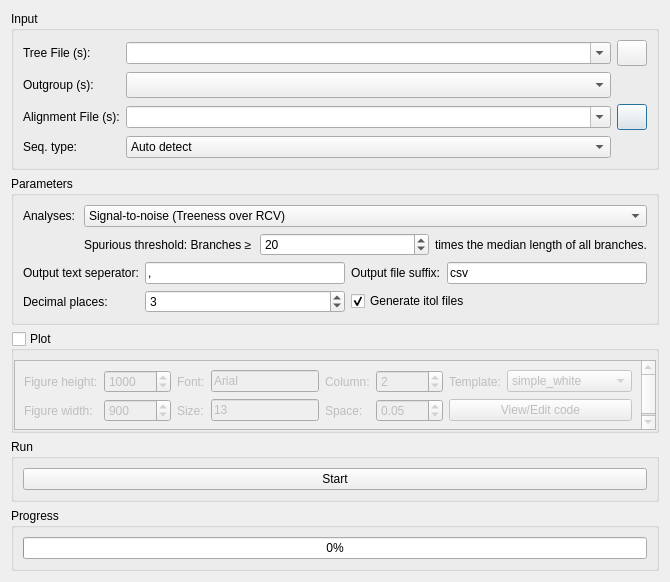
<?xml version="1.0" encoding="UTF-8"?>
<ui version="4.0">
 <class>TreeSuite</class>
 <widget class="QDialog" name="TreeSuite">
  <property name="geometry">
   <rect>
    <x>0</x>
    <y>0</y>
    <width>670</width>
    <height>512</height>
   </rect>
  </property>
  <property name="windowTitle">
   <string>TreeSuite</string>
  </property>
  <layout class="QVBoxLayout" name="verticalLayout">
   <item>
    <widget class="QGroupBox" name="groupBox_4">
     <property name="title">
      <string>Input</string>
     </property>
     <layout class="QGridLayout" name="gridLayout">
      <item row="2" column="2">
       <widget class="QPushButton" name="pushButton_3">
        <property name="sizePolicy">
         <sizepolicy hsizetype="Fixed" vsizetype="Fixed">
          <horstretch>0</horstretch>
          <verstretch>0</verstretch>
         </sizepolicy>
        </property>
        <property name="minimumSize">
         <size>
          <width>30</width>
          <height>26</height>
         </size>
        </property>
        <property name="maximumSize">
         <size>
          <width>30</width>
          <height>26</height>
         </size>
        </property>
        <property name="styleSheet">
         <string notr="true"/>
        </property>
        <property name="text">
         <string/>
        </property>
       </widget>
      </item>
      <item row="1" column="1">
       <widget class="CheckableComboBox" name="comboBox_10">
        <property name="sizePolicy">
         <sizepolicy hsizetype="Expanding" vsizetype="Fixed">
          <horstretch>0</horstretch>
          <verstretch>0</verstretch>
         </sizepolicy>
        </property>
        <property name="minimumSize">
         <size>
          <width>95</width>
          <height>26</height>
         </size>
        </property>
       </widget>
      </item>
      <item row="0" column="0">
       <widget class="QLabel" name="label_8">
        <property name="text">
         <string>Tree File (s):</string>
        </property>
       </widget>
      </item>
      <item row="0" column="1">
       <widget class="ListQCombobox" name="comboBox_6">
        <property name="sizePolicy">
         <sizepolicy hsizetype="Expanding" vsizetype="Fixed">
          <horstretch>0</horstretch>
          <verstretch>0</verstretch>
         </sizepolicy>
        </property>
        <property name="acceptDrops">
         <bool>true</bool>
        </property>
        <property name="editable">
         <bool>true</bool>
        </property>
        <property name="sizeAdjustPolicy">
         <enum>QComboBox::AdjustToMinimumContentsLength</enum>
        </property>
       </widget>
      </item>
      <item row="3" column="0">
       <widget class="QLabel" name="label_18">
        <property name="text">
         <string>Seq. type:</string>
        </property>
       </widget>
      </item>
      <item row="3" column="1">
       <widget class="QComboBox" name="comboBox_4">
        <property name="sizePolicy">
         <sizepolicy hsizetype="Expanding" vsizetype="Fixed">
          <horstretch>0</horstretch>
          <verstretch>0</verstretch>
         </sizepolicy>
        </property>
        <item>
         <property name="text">
          <string>Auto detect</string>
         </property>
        </item>
        <item>
         <property name="text">
          <string>Nucleotide</string>
         </property>
        </item>
        <item>
         <property name="text">
          <string>Amino acid</string>
         </property>
        </item>
       </widget>
      </item>
      <item row="1" column="0">
       <widget class="QLabel" name="label_3">
        <property name="text">
         <string>Outgroup (s):</string>
        </property>
       </widget>
      </item>
      <item row="0" column="2">
       <widget class="QPushButton" name="pushButton_4">
        <property name="sizePolicy">
         <sizepolicy hsizetype="Fixed" vsizetype="Fixed">
          <horstretch>0</horstretch>
          <verstretch>0</verstretch>
         </sizepolicy>
        </property>
        <property name="minimumSize">
         <size>
          <width>30</width>
          <height>26</height>
         </size>
        </property>
        <property name="maximumSize">
         <size>
          <width>30</width>
          <height>26</height>
         </size>
        </property>
        <property name="styleSheet">
         <string notr="true"/>
        </property>
        <property name="text">
         <string/>
        </property>
       </widget>
      </item>
      <item row="2" column="1">
       <widget class="ListQCombobox" name="comboBox_5">
        <property name="sizePolicy">
         <sizepolicy hsizetype="Expanding" vsizetype="Fixed">
          <horstretch>0</horstretch>
          <verstretch>0</verstretch>
         </sizepolicy>
        </property>
        <property name="acceptDrops">
         <bool>true</bool>
        </property>
        <property name="editable">
         <bool>true</bool>
        </property>
        <property name="sizeAdjustPolicy">
         <enum>QComboBox::AdjustToMinimumContentsLength</enum>
        </property>
       </widget>
      </item>
      <item row="2" column="0">
       <widget class="QLabel" name="label_5">
        <property name="text">
         <string>Alignment File (s):</string>
        </property>
       </widget>
      </item>
     </layout>
    </widget>
   </item>
   <item>
    <widget class="QGroupBox" name="groupBox">
     <property name="title">
      <string>Parameters</string>
     </property>
     <layout class="QGridLayout" name="gridLayout_2">
      <item row="0" column="0">
       <widget class="QLabel" name="label">
        <property name="text">
         <string>Analyses:</string>
        </property>
       </widget>
      </item>
      <item row="1" column="1" colspan="4">
       <layout class="QHBoxLayout" name="horizontalLayout">
        <item>
         <widget class="QLabel" name="label_4">
          <property name="text">
           <string>Spurious threshold: Branches ≥</string>
          </property>
         </widget>
        </item>
        <item>
         <widget class="QSpinBox" name="spinBox">
          <property name="maximum">
           <number>99999</number>
          </property>
          <property name="value">
           <number>20</number>
          </property>
         </widget>
        </item>
        <item>
         <widget class="QLabel" name="label_15">
          <property name="text">
           <string>times the median length of all branches.</string>
          </property>
         </widget>
        </item>
       </layout>
      </item>
      <item row="2" column="0" colspan="2">
       <widget class="QLabel" name="label_2">
        <property name="text">
         <string>Output text seperator:</string>
        </property>
       </widget>
      </item>
      <item row="2" column="2">
       <widget class="QLineEdit" name="lineEdit">
        <property name="text">
         <string>,</string>
        </property>
       </widget>
      </item>
      <item row="2" column="3">
       <widget class="QLabel" name="label_19">
        <property name="text">
         <string>Output file suffix:</string>
        </property>
       </widget>
      </item>
      <item row="2" column="4">
       <widget class="QLineEdit" name="lineEdit_2">
        <property name="text">
         <string>csv</string>
        </property>
       </widget>
      </item>
      <item row="3" column="0" colspan="2">
       <widget class="QLabel" name="label_6">
        <property name="text">
         <string>Decimal places:</string>
        </property>
       </widget>
      </item>
      <item row="3" column="2">
       <widget class="QSpinBox" name="spinBox_2">
        <property name="maximum">
         <number>999999</number>
        </property>
        <property name="value">
         <number>3</number>
        </property>
       </widget>
      </item>
      <item row="3" column="3" colspan="2">
       <widget class="QCheckBox" name="checkBox">
        <property name="layoutDirection">
         <enum>Qt::LeftToRight</enum>
        </property>
        <property name="text">
         <string>Generate itol files</string>
        </property>
        <property name="checked">
         <bool>true</bool>
        </property>
       </widget>
      </item>
      <item row="0" column="1" colspan="4">
       <widget class="QComboBox" name="comboBox">
        <property name="sizePolicy">
         <sizepolicy hsizetype="Expanding" vsizetype="Fixed">
          <horstretch>0</horstretch>
          <verstretch>0</verstretch>
         </sizepolicy>
        </property>
        <item>
         <property name="text">
          <string>Signal-to-noise (Treeness over RCV)</string>
         </property>
        </item>
        <item>
         <property name="text">
          <string>Treeness</string>
         </property>
        </item>
        <item>
         <property name="text">
          <string>Root-to-tip branch length</string>
         </property>
        </item>
        <item>
         <property name="text">
          <string>RCV (Relative composition variability)</string>
         </property>
        </item>
        <item>
         <property name="text">
          <string>Long branch score</string>
         </property>
        </item>
        <item>
         <property name="text">
          <string>Spurious species identification</string>
         </property>
        </item>
        <item>
         <property name="text">
          <string>Saturation</string>
         </property>
        </item>
        <item>
         <property name="text">
          <string>Evolutionary rate</string>
         </property>
        </item>
        <item>
         <property name="text">
          <string>Pairwise patristic distance (branch length)</string>
         </property>
        </item>
        <item>
         <property name="text">
          <string>Unroot tree</string>
         </property>
        </item>
        <item>
         <property name="text">
          <string>Resolve polytomy</string>
         </property>
        </item>
       </widget>
      </item>
     </layout>
    </widget>
   </item>
   <item>
    <widget class="QGroupBox" name="groupBox_plot">
     <property name="title">
      <string>Plot</string>
     </property>
     <property name="checkable">
      <bool>true</bool>
     </property>
     <property name="checked">
      <bool>false</bool>
     </property>
     <layout class="QGridLayout" name="gridLayout_3">
      <property name="leftMargin">
       <number>0</number>
      </property>
      <property name="topMargin">
       <number>9</number>
      </property>
      <property name="rightMargin">
       <number>0</number>
      </property>
      <property name="bottomMargin">
       <number>0</number>
      </property>
      <property name="spacing">
       <number>0</number>
      </property>
      <item row="0" column="0">
       <widget class="QScrollArea" name="scrollArea">
        <property name="widgetResizable">
         <bool>true</bool>
        </property>
        <widget class="QWidget" name="scrollAreaWidgetContents">
         <property name="geometry">
          <rect>
           <x>0</x>
           <y>0</y>
           <width>635</width>
           <height>66</height>
          </rect>
         </property>
         <layout class="QGridLayout" name="gridLayout_4">
          <item row="0" column="0">
           <widget class="QLabel" name="label_22">
            <property name="text">
             <string>Figure height:</string>
            </property>
           </widget>
          </item>
          <item row="0" column="1">
           <widget class="QSpinBox" name="spinBox_7">
            <property name="sizePolicy">
             <sizepolicy hsizetype="Preferred" vsizetype="Fixed">
              <horstretch>0</horstretch>
              <verstretch>0</verstretch>
             </sizepolicy>
            </property>
            <property name="minimum">
             <number>1</number>
            </property>
            <property name="maximum">
             <number>999999999</number>
            </property>
            <property name="singleStep">
             <number>10</number>
            </property>
            <property name="value">
             <number>1000</number>
            </property>
           </widget>
          </item>
          <item row="0" column="2">
           <widget class="QLabel" name="label_20">
            <property name="text">
             <string>Font:</string>
            </property>
           </widget>
          </item>
          <item row="0" column="3">
           <widget class="ComLineEdit" name="lineEdit_3">
            <property name="sizePolicy">
             <sizepolicy hsizetype="Preferred" vsizetype="Fixed">
              <horstretch>0</horstretch>
              <verstretch>0</verstretch>
             </sizepolicy>
            </property>
            <property name="text">
             <string>Arial</string>
            </property>
            <property name="readOnly">
             <bool>true</bool>
            </property>
           </widget>
          </item>
          <item row="0" column="4">
           <widget class="QLabel" name="label_24">
            <property name="text">
             <string>Column:</string>
            </property>
           </widget>
          </item>
          <item row="0" column="5">
           <widget class="QSpinBox" name="spinBox_9">
            <property name="sizePolicy">
             <sizepolicy hsizetype="Preferred" vsizetype="Fixed">
              <horstretch>0</horstretch>
              <verstretch>0</verstretch>
             </sizepolicy>
            </property>
            <property name="minimum">
             <number>1</number>
            </property>
            <property name="maximum">
             <number>999999999</number>
            </property>
            <property name="singleStep">
             <number>1</number>
            </property>
            <property name="value">
             <number>2</number>
            </property>
           </widget>
          </item>
          <item row="0" column="6">
           <widget class="QLabel" name="label_26">
            <property name="text">
             <string>Template:</string>
            </property>
           </widget>
          </item>
          <item row="0" column="7">
           <widget class="QComboBox" name="comboBox_2">
            <property name="sizePolicy">
             <sizepolicy hsizetype="Expanding" vsizetype="Fixed">
              <horstretch>0</horstretch>
              <verstretch>0</verstretch>
             </sizepolicy>
            </property>
            <item>
             <property name="text">
              <string>simple_white</string>
             </property>
            </item>
            <item>
             <property name="text">
              <string>ggplot2</string>
             </property>
            </item>
            <item>
             <property name="text">
              <string>seaborn</string>
             </property>
            </item>
            <item>
             <property name="text">
              <string>plotly</string>
             </property>
            </item>
            <item>
             <property name="text">
              <string>plotly_white</string>
             </property>
            </item>
            <item>
             <property name="text">
              <string>plotly_dark</string>
             </property>
            </item>
            <item>
             <property name="text">
              <string>presentation</string>
             </property>
            </item>
            <item>
             <property name="text">
              <string>xgridoff</string>
             </property>
            </item>
            <item>
             <property name="text">
              <string>ygridoff</string>
             </property>
            </item>
            <item>
             <property name="text">
              <string>gridon</string>
             </property>
            </item>
            <item>
             <property name="text">
              <string>none</string>
             </property>
            </item>
           </widget>
          </item>
          <item row="1" column="0">
           <widget class="QLabel" name="label_23">
            <property name="text">
             <string>Figure width:</string>
            </property>
           </widget>
          </item>
          <item row="1" column="1">
           <widget class="QSpinBox" name="spinBox_8">
            <property name="sizePolicy">
             <sizepolicy hsizetype="Preferred" vsizetype="Fixed">
              <horstretch>0</horstretch>
              <verstretch>0</verstretch>
             </sizepolicy>
            </property>
            <property name="minimum">
             <number>1</number>
            </property>
            <property name="maximum">
             <number>999999999</number>
            </property>
            <property name="value">
             <number>900</number>
            </property>
           </widget>
          </item>
          <item row="1" column="2">
           <widget class="QLabel" name="label_21">
            <property name="text">
             <string>Size:</string>
            </property>
           </widget>
          </item>
          <item row="1" column="3">
           <widget class="ComLineEdit" name="lineEdit_4">
            <property name="sizePolicy">
             <sizepolicy hsizetype="Preferred" vsizetype="Fixed">
              <horstretch>0</horstretch>
              <verstretch>0</verstretch>
             </sizepolicy>
            </property>
            <property name="text">
             <string>13</string>
            </property>
            <property name="readOnly">
             <bool>true</bool>
            </property>
           </widget>
          </item>
          <item row="1" column="4">
           <widget class="QLabel" name="label_25">
            <property name="text">
             <string>Space:</string>
            </property>
           </widget>
          </item>
          <item row="1" column="5">
           <widget class="QDoubleSpinBox" name="doubleSpinBox_10">
            <property name="sizePolicy">
             <sizepolicy hsizetype="Preferred" vsizetype="Fixed">
              <horstretch>0</horstretch>
              <verstretch>0</verstretch>
             </sizepolicy>
            </property>
            <property name="value">
             <double>0.050000000000000</double>
            </property>
           </widget>
          </item>
          <item row="1" column="6" colspan="2">
           <widget class="QPushButton" name="pushButton_2">
            <property name="sizePolicy">
             <sizepolicy hsizetype="Expanding" vsizetype="Fixed">
              <horstretch>0</horstretch>
              <verstretch>0</verstretch>
             </sizepolicy>
            </property>
            <property name="text">
             <string>View/Edit code</string>
            </property>
           </widget>
          </item>
         </layout>
        </widget>
       </widget>
      </item>
     </layout>
    </widget>
   </item>
   <item>
    <widget class="QGroupBox" name="groupBox_3">
     <property name="title">
      <string>Run</string>
     </property>
     <layout class="QHBoxLayout" name="horizontalLayout_2">
      <item>
       <widget class="ArrowPushButton" name="pushButton">
        <property name="sizePolicy">
         <sizepolicy hsizetype="Expanding" vsizetype="Fixed">
          <horstretch>0</horstretch>
          <verstretch>0</verstretch>
         </sizepolicy>
        </property>
        <property name="text">
         <string>Start</string>
        </property>
        <property name="icon">
         <iconset resource="../myRes.qrc">
          <normaloff>:/picture/resourses/if_start_60207.png</normaloff>:/picture/resourses/if_start_60207.png</iconset>
        </property>
       </widget>
      </item>
     </layout>
    </widget>
   </item>
   <item>
    <widget class="QGroupBox" name="groupBox_6">
     <property name="title">
      <string>Progress</string>
     </property>
     <layout class="QGridLayout" name="gridLayout_7">
      <item row="0" column="0">
       <widget class="QProgressBar" name="progressBar">
        <property name="value">
         <number>0</number>
        </property>
       </widget>
      </item>
     </layout>
    </widget>
   </item>
  </layout>
 </widget>
 <customwidgets>
  <customwidget>
   <class>ArrowPushButton</class>
   <extends>QPushButton</extends>
   <header>src.CustomWidget.h</header>
  </customwidget>
  <customwidget>
   <class>CheckableComboBox</class>
   <extends>QComboBox</extends>
   <header>src.CustomWidget.h</header>
  </customwidget>
  <customwidget>
   <class>ListQCombobox</class>
   <extends>QComboBox</extends>
   <header>src.CustomWidget.h</header>
  </customwidget>
  <customwidget>
   <class>ComLineEdit</class>
   <extends>QLineEdit</extends>
   <header>src.CustomWidget.h</header>
  </customwidget>
 </customwidgets>
 <tabstops>
  <tabstop>pushButton_3</tabstop>
  <tabstop>pushButton_4</tabstop>
  <tabstop>pushButton</tabstop>
 </tabstops>
 <resources>
  <include location="../myRes.qrc"/>
 </resources>
 <connections/>
</ui>
